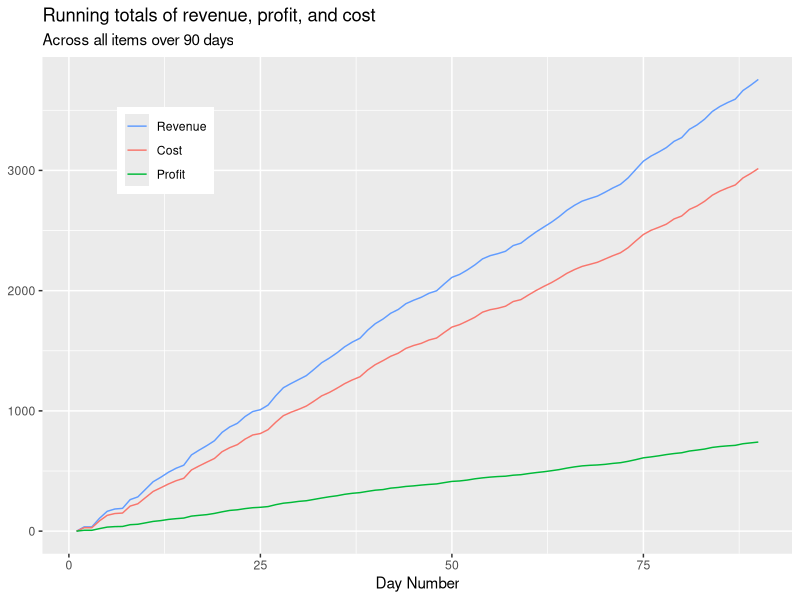
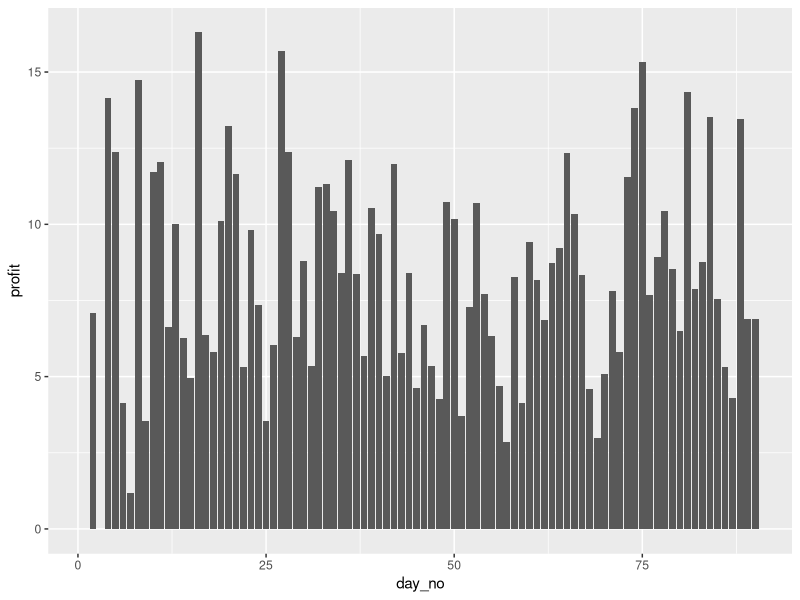
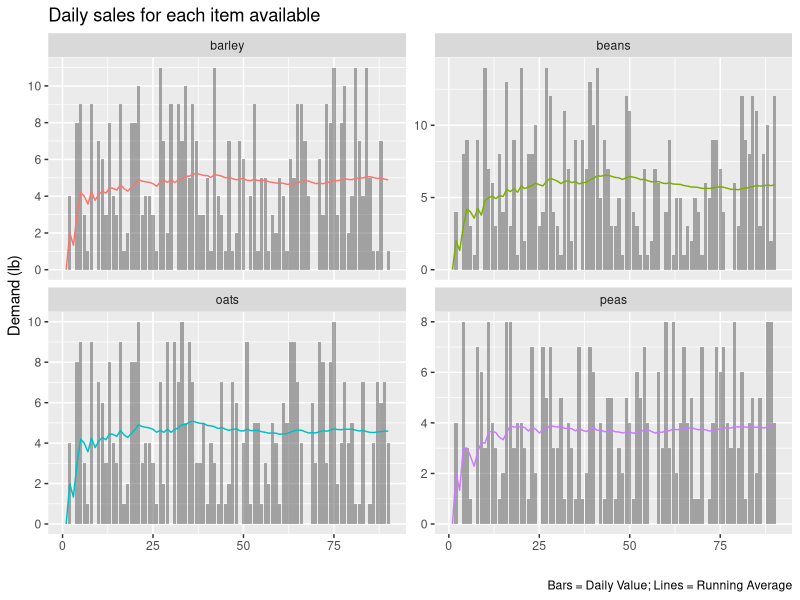

These figures' R source, in order:
## ---- chunk 1
knitr::opts_chunk$set(message=FALSE, warning=FALSE, fig.align='center')
## ---- chunk 2
library(tidyverse)

# set up provided data
produce <- c('oats', 'peas', 'beans', 'barley')
wholesale <- c(1.05, 3.17, 1.99, 0.95)
retail <- c(1.29, 3.76, 2.23, 1.65)
min_sales <- rep(0, 4)
max_sales <- c(10, 8, 14, 11)
num_days <- 90

# create container list for simulation results
walther <- list()

# create simulation for each item
for (p in 1:length(produce)) {
  set.seed(42) # set random number generator seed for replicability
  sales <- sample(min_sales[p]:max_sales[p], num_days, replace = TRUE)
  # store day number and calculate revenue, cost, and profit
  df <- data.frame(day_no = 1:num_days, sales) %>%
    mutate(revenue = sales * retail[p],
           cost = sales * wholesale[p],
           profit = revenue - cost)
  df$item <- rep(produce[p], num_days) # add item name
  # store in list
  walther[[p]] <- df
}

# collapse list into single data frame (tbl_df)
walther <- tbl_df(bind_rows(walther))

# calculate daily and running sums
daily <- walther %>% 
  group_by(day_no) %>% 
  summarise(revenue = sum(revenue),
            cost = sum(cost),
            profit = sum(profit)) %>%
  mutate(
    running_revenue = cumsum(revenue),
    running_cost = cumsum(cost),
    running_profit = cumsum(profit)
  )

# calculate total revenue, cost, and profit
tot <- daily[nrow(daily), 5:7]

# get daily and average sales by item
item <- walther %>% 
  group_by(item) %>% 
  mutate(avg_sales = cummean(sales))
## ---- chunk 3
ggplot(daily, aes(x = day_no)) +
  geom_line(aes(y = running_revenue, col = 'Revenue')) +
  geom_line(aes(y = running_cost, col = 'Cost')) +
  geom_line(aes(y = running_profit, col = 'Profit')) +
  scale_x_continuous('Day Number') + scale_y_continuous(NULL) +
  scale_color_discrete(NULL, breaks = c('Revenue', 'Cost', 'Profit')) +
  theme(legend.position = c(0.1, 0.9), legend.justification = c(0,1)) +
  labs(title = 'Running totals of revenue, profit, and cost',
       subtitle = 'Across all items over 90 days')
## ---- chunk 4
ggplot(daily, aes(x = day_no, y = profit)) + geom_col()
## ---- chunk 5
library(scales)
ggplot(item, aes(x = day_no)) +
  geom_col(aes(y = sales), alpha = 0.5) +
  geom_line(aes(y = avg_sales, col = item), show.legend = FALSE) +
  facet_wrap(~item, scales = 'free_y') +
  scale_y_continuous('Demand (lb)', breaks = pretty_breaks()) +
  scale_x_continuous('') +
  labs(title = 'Daily sales for each item available',
       caption = 'Bars = Daily Value; Lines = Running Average')
